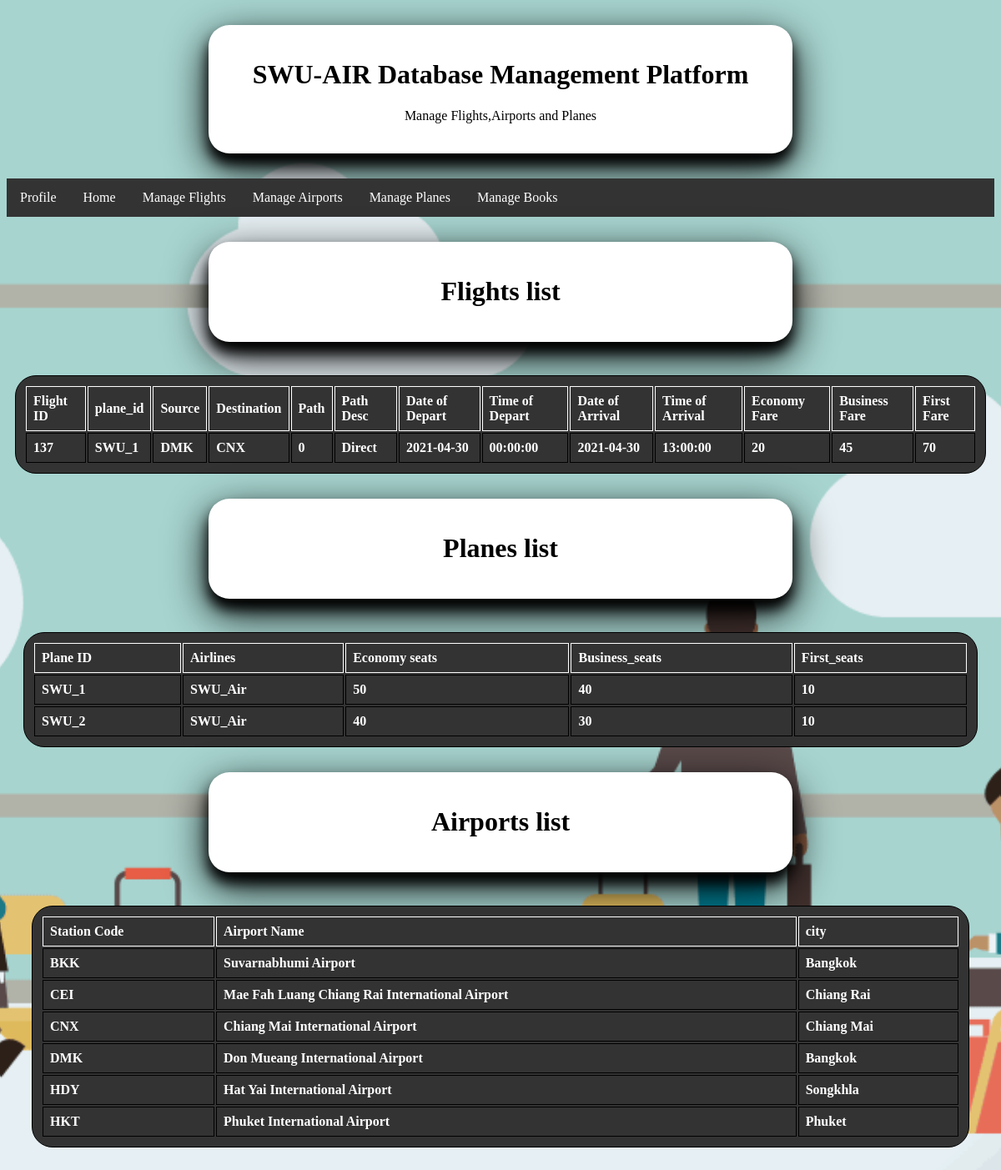
Screenshot of /5_code/SWU-AIR/admin/adminshome.php with the database file from the repository.
### tables this page shows
CREATE TABLE `taken_by_plane` (
  `flight_id` int(11) NOT NULL,
  `plane_id` varchar(50) NOT NULL,
  `path` int(10) NOT NULL,
  `path_desc` varchar(100) NOT NULL,
  `date_of_depart` date NOT NULL,
  `time_of_depart` time NOT NULL,
  `date_of_arrival` date NOT NULL,
  `time_of_arrival` time NOT NULL,
  `economy_fare` int(11) NOT NULL,
  `business_fare` int(11) NOT NULL,
  `first_fare` int(11) NOT NULL
);

CREATE TABLE `flights` (
  `flight_id` int(11) NOT NULL,
  `source` varchar(50) NOT NULL,
  `destination` varchar(50) NOT NULL,
  `stops` int(20) NOT NULL DEFAULT 0,
  `halt_station` varchar(50) DEFAULT NULL
);

CREATE TABLE `planes` (
  `plane_id` varchar(50) NOT NULL,
  `airlines` varchar(50) NOT NULL,
  `total_economy_seats` int(11) NOT NULL,
  `total_business_seats` int(11) NOT NULL,
  `total_first_seats` int(11) NOT NULL
);

CREATE TABLE `airports` (
  `stn_code` varchar(6) NOT NULL,
  `airport_name` varchar(100) NOT NULL,
  `city` varchar(50) NOT NULL
);

### 5_code/SWU-AIR/admin/adminshome.php (the view)
<link rel="stylesheet" type="text/css" href="../layoutsstyle.css">
<?php
require_once 'dbconnect.php';
echo'<html>
<head>
	<title>Admins Home</title>
	<meta charset="utf-8">
<meta name="viewport" content="width=device-width, initial-scale=1">
</head>
    <body>
	<center>
    	<div class="container">
    		<h1>SWU-AIR Database Management Platform</h1>
    		<p>Manage Flights,Airports and Planes</p>
    	</div>
    	<div class="topnav">
    		<a href="adminprofile.php">Profile</a>
    		<a href="adminshome.php">Home</a>
    		<a href="manageflights.php">Manage Flights</a>
    		<a href="manageairports.php">Manage Airports</a>
    		<a href="manageplanes.php">Manage Planes</a>
			<a href="managebooking.php">Manage Books</a>
    	</div>';
		echo'<center>
		<div class="container">
		<h1>Flights list</h1>
		</div></center>
		';
		echo'<div class="column">';
		$sql = "SELECT flights.flight_id ,taken_by_plane.plane_id , flights.source , flights.destination,taken_by_plane.path,taken_by_plane.path_desc, taken_by_plane.date_of_depart , taken_by_plane.time_of_depart,
		taken_by_plane.date_of_arrival , taken_by_plane.time_of_arrival , taken_by_plane.economy_fare , taken_by_plane.business_fare,
		taken_by_plane.first_fare
		FROM flights
		JOIN taken_by_plane ON  taken_by_plane.flight_id=flights.flight_id";
		$result = $con->query($sql);
		if ($result->num_rows > 0) {
			echo "<table><tr><th>Flight ID</th><th>plane_id</th><th>Source</th><th>Destination</th><th>Path</th><th>Path Desc</th><th>Date of Depart</th><th>Time of Depart</th>
			<th>Date of Arrival</th><th>Time of Arrival</th><th>Economy Fare</th><th>Business Fare</th><th>First Fare</th></tr>";
			while($row = $result->fetch_assoc()) {
				echo "<tr><td>" . $row["flight_id"]. "</td><td>" . $row["plane_id"]."</td><td>" . $row["source"]. "</td><td>" . $row["destination"].
				"</td><td>" . $row["path"]."</td><td>" . $row["path_desc"]."</td><td>" . $row["date_of_depart"]. "</td><td>" . $row["time_of_depart"]. "</td><td>" . $row["date_of_arrival"].
				"</td><td>" . $row["time_of_arrival"]. "</td><td>" . $row["economy_fare"]. "</td><td>" . $row["business_fare"].
				"</td><td>" . $row["first_fare"]."</td></tr>";
			}
			echo "</table>";
		}
		echo'<center><div class="container">
		<h1>Planes list</h1>
		</div></center>';
		echo'<div class="column">';
		$sql = "SELECT plane_id, airlines, total_economy_seats,total_business_seats,total_first_seats FROM planes";
		$result = $con->query($sql);
		if ($result->num_rows > 0) {
			echo "<table><tr><th>Plane ID</th><th>Airlines</th><th>Economy seats</th><th>Business_seats</th><th>First_seats</th></tr>";
			while($row = $result->fetch_assoc()) {
				echo "<tr><td>" . $row["plane_id"]. "</td><td>" . $row["airlines"]. "</td><td>" . $row["total_economy_seats"].
				"</td><td>" . $row["total_business_seats"]. "</td><td>" . $row["total_first_seats"]. "</td></tr>";
			}
			echo "</table>";
		}
		echo'<center>
		<div class="container">
		<h1>Airports list</h1>
		</div></center>
		';
		echo'<div class="column">';
		$sql = "SELECT stn_code, airport_name, city FROM airports";
		$result = $con->query($sql);
		if ($result->num_rows > 0) {
			echo "<table><tr><th>Station Code</th><th>Airport Name</th><th>city</th></tr>";
			while($row = $result->fetch_assoc()) {
				echo "<tr><td>" . $row["stn_code"]. "</td><td>" . $row["airport_name"]. "</td><td>" . $row["city"]. "</td></tr>";
			}
			echo "</table>";
		}
echo'</div>';
echo'</body></html>';
?>

### 5_code/SWU-AIR/layoutsstyle.css (style rules this page uses)
* { box-sizing: border-box; }
body { height: 100%; background: url(image/airport.gif) no-repeat center center fixed; -webkit-background-size: cover; -moz-background-size: cover; -o-background-size: cover; background-size: cover; min-height: 100px }
.topnav { overflow: hidden; font-style: "Times New Roman", Times, serif; background-color: #333; }
.topnav a { font-family: "Times New Roman", Times, serif; float: left; display: block; color: white; text-align: center; padding: 14px 16px; text-decoration: none; }
.column { position: center; width :100%; padding: 10px; color:black; font-family: "Times New Roman", Times, serif; text-align: center; }
table { font-weight: bold; padding:10px; color:white; font-family: "Times New Roman", Times, serif; width: 100%; border:1px solid black; border-radius: 25px 25px 25px 25px; background-color: #333; }
th ,td { padding: 8px; text-align: left; border-bottom: 1px solid #ddd; border-color: white; border:1px solid black; background-color: #333; }
th { border-color: white; background-color: #333; }
.container { position: center; margin: 30px; max-width: 700px; padding-top: 20px; padding-right: 20px; padding-left: 20px; padding-bottom: 20px; border-radius: 25px; box-shadow: 0 12px 16px 0 black, 0 17px 50px 0 black; background-color: white; opacity: 100; }

### rows the page displays
taken_by_plane: flight_id.flight_id "137", plane "SWU_1", flight_id.source "DMK", flight_id.destination "CNX", path "0", path_desc "Direct", date_of_depart "2021-04-30", time_of_depart "00:00:00", date_of_arrival "2021-04-30", time_of_arrival "13:00:00", economy_fare "20", business_fare "45", first_fare "70"
planes: plane_id "SWU_1", airlines "SWU_Air", total_economy_seats "50", total_business_seats "40", total_first_seats "10"
planes: plane_id "SWU_2", airlines "SWU_Air", total_economy_seats "40", total_business_seats "30", total_first_seats "10"
airports: stn_code "BKK", airport_name "Suvarnabhumi Airport", city "Bangkok"
airports: stn_code "CEI", airport_name "Mae Fah Luang Chiang Rai International Airport", city "Chiang Rai"
airports: stn_code "CNX", airport_name "Chiang Mai International Airport", city "Chiang Mai"
airports: stn_code "DMK", airport_name "Don Mueang International Airport", city "Bangkok"
airports: stn_code "HDY", airport_name "Hat Yai International Airport", city "Songkhla"
airports: stn_code "HKT", airport_name "Phuket International Airport", city "Phuket"
